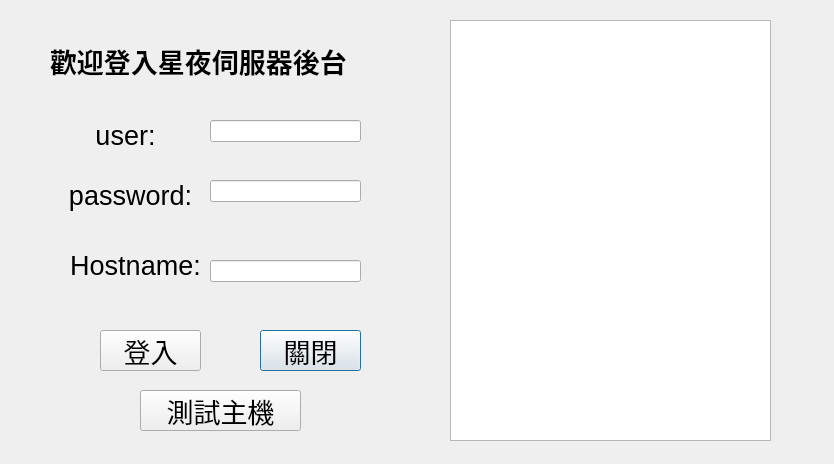
<?xml version="1.0" encoding="UTF-8"?>
<ui version="4.0">
 <class>Dialog</class>
 <widget class="QDialog" name="Dialog">
  <property name="geometry">
   <rect>
    <x>0</x>
    <y>0</y>
    <width>834</width>
    <height>464</height>
   </rect>
  </property>
  <property name="windowTitle">
   <string>管理後臺</string>
  </property>
  <widget class="QLineEdit" name="lineEdit">
   <property name="geometry">
    <rect>
     <x>210</x>
     <y>120</y>
     <width>151</width>
     <height>22</height>
    </rect>
   </property>
  </widget>
  <widget class="QLineEdit" name="lineEdit_2">
   <property name="geometry">
    <rect>
     <x>210</x>
     <y>180</y>
     <width>151</width>
     <height>22</height>
    </rect>
   </property>
   <property name="inputMask">
    <string/>
   </property>
   <property name="echoMode">
    <enum>QLineEdit::Password</enum>
   </property>
   <property name="readOnly">
    <bool>false</bool>
   </property>
  </widget>
  <widget class="QPushButton" name="pushButton_2">
   <property name="geometry">
    <rect>
     <x>260</x>
     <y>330</y>
     <width>101</width>
     <height>41</height>
    </rect>
   </property>
   <property name="font">
    <font>
     <family>Adobe Arabic</family>
     <pointsize>20</pointsize>
    </font>
   </property>
   <property name="text">
    <string>關閉</string>
   </property>
  </widget>
  <widget class="QLabel" name="label_3">
   <property name="geometry">
    <rect>
     <x>70</x>
     <y>250</y>
     <width>131</width>
     <height>31</height>
    </rect>
   </property>
   <property name="font">
    <font>
     <pointsize>20</pointsize>
    </font>
   </property>
   <property name="text">
    <string>Hostname:</string>
   </property>
   <property name="alignment">
    <set>Qt::AlignCenter</set>
   </property>
  </widget>
  <widget class="QLabel" name="label_2">
   <property name="geometry">
    <rect>
     <x>70</x>
     <y>180</y>
     <width>121</width>
     <height>31</height>
    </rect>
   </property>
   <property name="font">
    <font>
     <pointsize>20</pointsize>
    </font>
   </property>
   <property name="text">
    <string>password:</string>
   </property>
   <property name="alignment">
    <set>Qt::AlignCenter</set>
   </property>
  </widget>
  <widget class="QPushButton" name="pushButton">
   <property name="geometry">
    <rect>
     <x>100</x>
     <y>330</y>
     <width>101</width>
     <height>41</height>
    </rect>
   </property>
   <property name="font">
    <font>
     <pointsize>20</pointsize>
    </font>
   </property>
   <property name="text">
    <string>登入</string>
   </property>
  </widget>
  <widget class="QLabel" name="label">
   <property name="geometry">
    <rect>
     <x>80</x>
     <y>120</y>
     <width>91</width>
     <height>31</height>
    </rect>
   </property>
   <property name="font">
    <font>
     <pointsize>20</pointsize>
    </font>
   </property>
   <property name="text">
    <string>user:</string>
   </property>
   <property name="alignment">
    <set>Qt::AlignCenter</set>
   </property>
  </widget>
  <widget class="QLineEdit" name="lineEdit_4">
   <property name="geometry">
    <rect>
     <x>210</x>
     <y>260</y>
     <width>151</width>
     <height>22</height>
    </rect>
   </property>
   <property name="inputMask">
    <string/>
   </property>
   <property name="echoMode">
    <enum>QLineEdit::Normal</enum>
   </property>
   <property name="readOnly">
    <bool>false</bool>
   </property>
  </widget>
  <widget class="QLabel" name="label_4">
   <property name="geometry">
    <rect>
     <x>50</x>
     <y>40</y>
     <width>361</width>
     <height>41</height>
    </rect>
   </property>
   <property name="font">
    <font>
     <family>Adobe 繁黑體 Std B</family>
     <pointsize>20</pointsize>
     <weight>75</weight>
     <bold>true</bold>
    </font>
   </property>
   <property name="text">
    <string>歡迎登入星夜伺服器後台</string>
   </property>
  </widget>
  <widget class="QPlainTextEdit" name="plainTextEdit">
   <property name="geometry">
    <rect>
     <x>450</x>
     <y>20</y>
     <width>321</width>
     <height>421</height>
    </rect>
   </property>
  </widget>
  <widget class="QPushButton" name="pushButton_3">
   <property name="geometry">
    <rect>
     <x>140</x>
     <y>390</y>
     <width>161</width>
     <height>41</height>
    </rect>
   </property>
   <property name="font">
    <font>
     <pointsize>20</pointsize>
    </font>
   </property>
   <property name="text">
    <string>測試主機</string>
   </property>
  </widget>
 </widget>
 <resources/>
 <connections/>
</ui>
